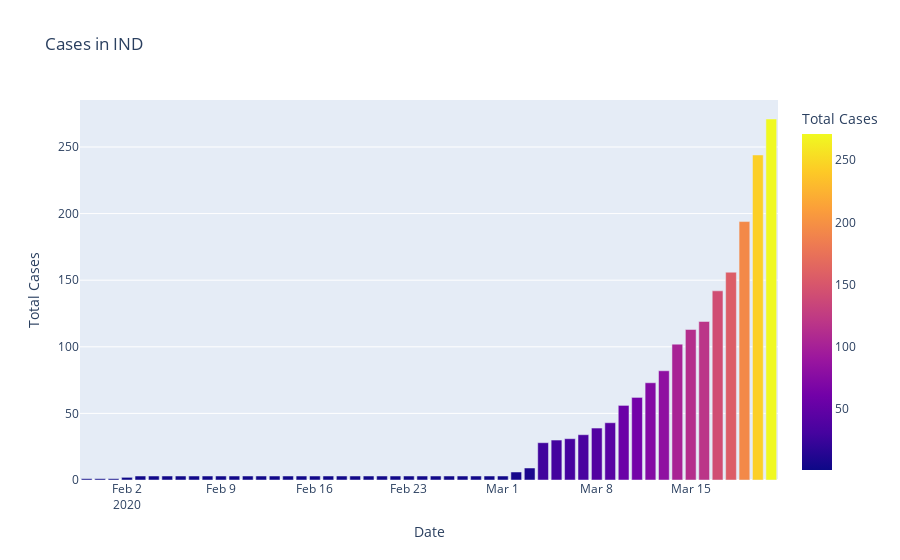

The code cell stored with this chart in its notebook:
### Code cell
fig=px.bar(dfind,x="Date",y='Total Cases',color='Total Cases',title='Cases in IND')
fig.show()

### Figure 1 — Plotly figure (JSON) as saved in the notebook; plotly's stock layout.template omitted (floating-point values rounded to 4 significant figures)
{"data": [{"alignmentgroup": "True", "hovertemplate": "Date=%{x}<br>Total Cases=%{marker.color}<extra></extra>", "legendgroup": "", "marker": {"color": [1, 1, 1, 2, 3, 3, 3, 3, 3, 3, 3, 3, 3, 3, 3, 3, 3, 3, 3, 3, 3, 3, 3, 3, 3, 3, 3, 3, 3, 3, 3, 3, 6, 9, 28, 30, 31, 34, 39, 43, 56, 62, 73, 82, 102, 113, 119, 142, 156, 194, 244, 271], "coloraxis": "coloraxis"}, "name": "", "offsetgroup": "", "orientation": "v", "showlegend": false, "textposition": "auto", "type": "bar", "x": ["2020-01-30T00:00:00", "2020-01-31T00:00:00", "2020-02-01T00:00:00", "2020-02-02T00:00:00", "2020-02-03T00:00:00", "2020-02-04T00:00:00", "2020-02-05T00:00:00", "2020-02-06T00:00:00", "2020-02-07T00:00:00", "2020-02-08T00:00:00", "2020-02-09T00:00:00", "2020-02-10T00:00:00", "2020-02-11T00:00:00", "2020-02-12T00:00:00", "2020-02-13T00:00:00", "2020-02-14T00:00:00", "2020-02-15T00:00:00", "2020-02-16T00:00:00", "2020-02-17T00:00:00", "2020-02-18T00:00:00", "2020-02-19T00:00:00", "2020-02-20T00:00:00", "2020-02-21T00:00:00", "2020-02-22T00:00:00", "2020-02-23T00:00:00", "2020-02-24T00:00:00", "2020-02-25T00:00:00", "2020-02-26T00:00:00", "2020-02-27T00:00:00", "2020-02-28T00:00:00", "2020-02-29T00:00:00", "2020-03-01T00:00:00", "2020-03-02T00:00:00", "2020-03-03T00:00:00", "2020-03-04T00:00:00", "2020-03-05T00:00:00", "2020-03-06T00:00:00", "2020-03-07T00:00:00", "2020-03-08T00:00:00", "2020-03-09T00:00:00", "2020-03-10T00:00:00", "2020-03-11T00:00:00", "2020-03-12T00:00:00", "2020-03-13T00:00:00", "2020-03-14T00:00:00", "2020-03-15T00:00:00", "2020-03-16T00:00:00", "2020-03-17T00:00:00", "2020-03-18T00:00:00", "2020-03-19T00:00:00", "2020-03-20T00:00:00", "2020-03-21T00:00:00"], "xaxis": "x", "y": [1, 1, 1, 2, 3, 3, 3, 3, 3, 3, 3, 3, 3, 3, 3, 3, 3, 3, 3, 3, 3, 3, 3, 3, 3, 3, 3, 3, 3, 3, 3, 3, 6, 9, 28, 30, 31, 34, 39, 43, 56, 62, 73, 82, 102, 113, 119, 142, 156, 194, 244, 271], "yaxis": "y"}], "layout": {"barmode": "relative", "coloraxis": {"colorbar": {"title": {"text": "Total Cases"}}, "colorscale": [[0, "#0d0887"], [0.1111, "#46039f"], [0.2222, "#7201a8"], [0.3333, "#9c179e"], [0.4444, "#bd3786"], [0.5556, "#d8576b"], [0.6667, "#ed7953"], [0.7778, "#fb9f3a"], [0.8889, "#fdca26"], [1, "#f0f921"]]}, "legend": {"tracegroupgap": 0}, "title": {"text": "Cases in IND"}, "xaxis": {"anchor": "y", "domain": [0, 1], "title": {"text": "Date"}}, "yaxis": {"anchor": "x", "domain": [0, 1], "title": {"text": "Total Cases"}}}}
